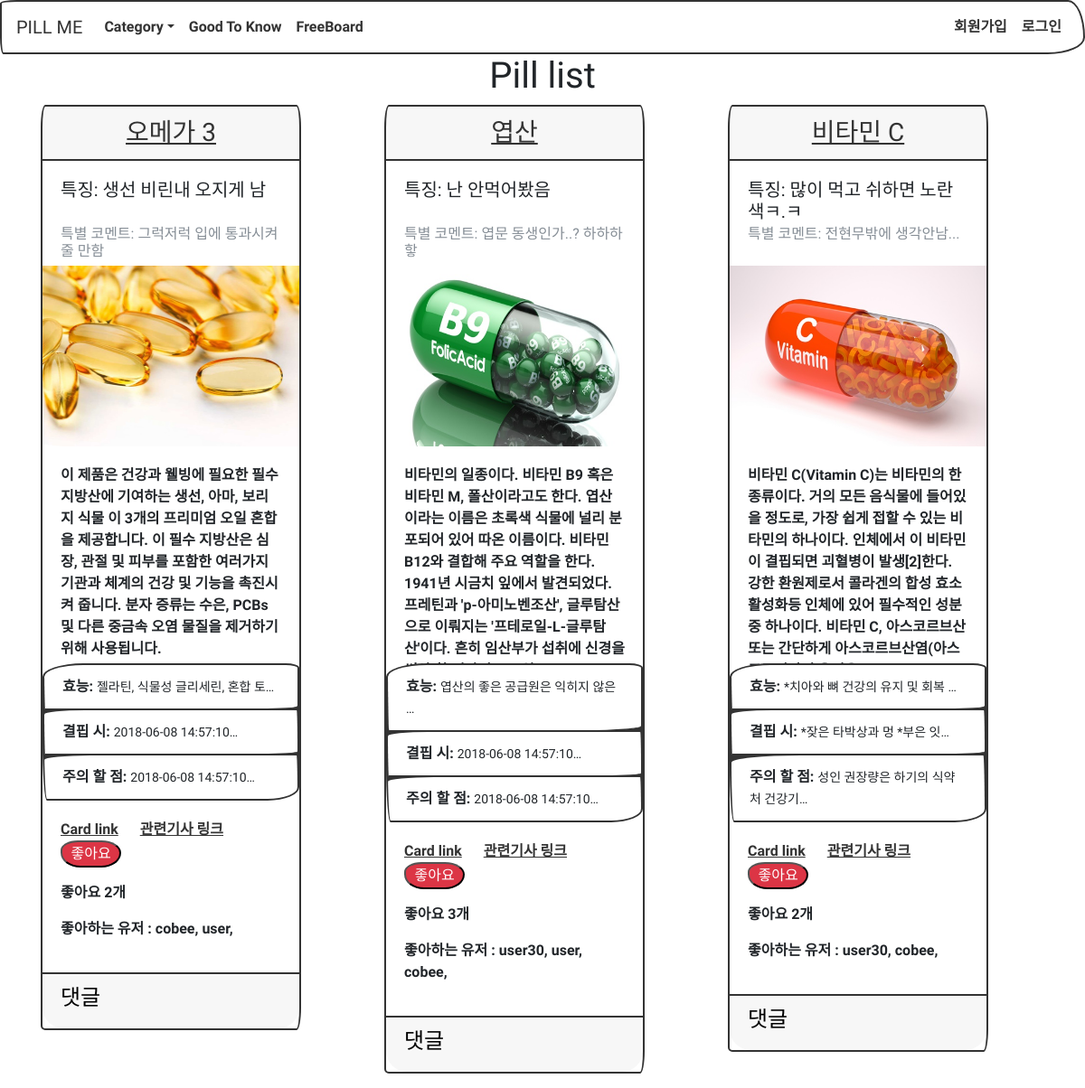
/pills/pill_list/, run on an earlier commit of the app's database.
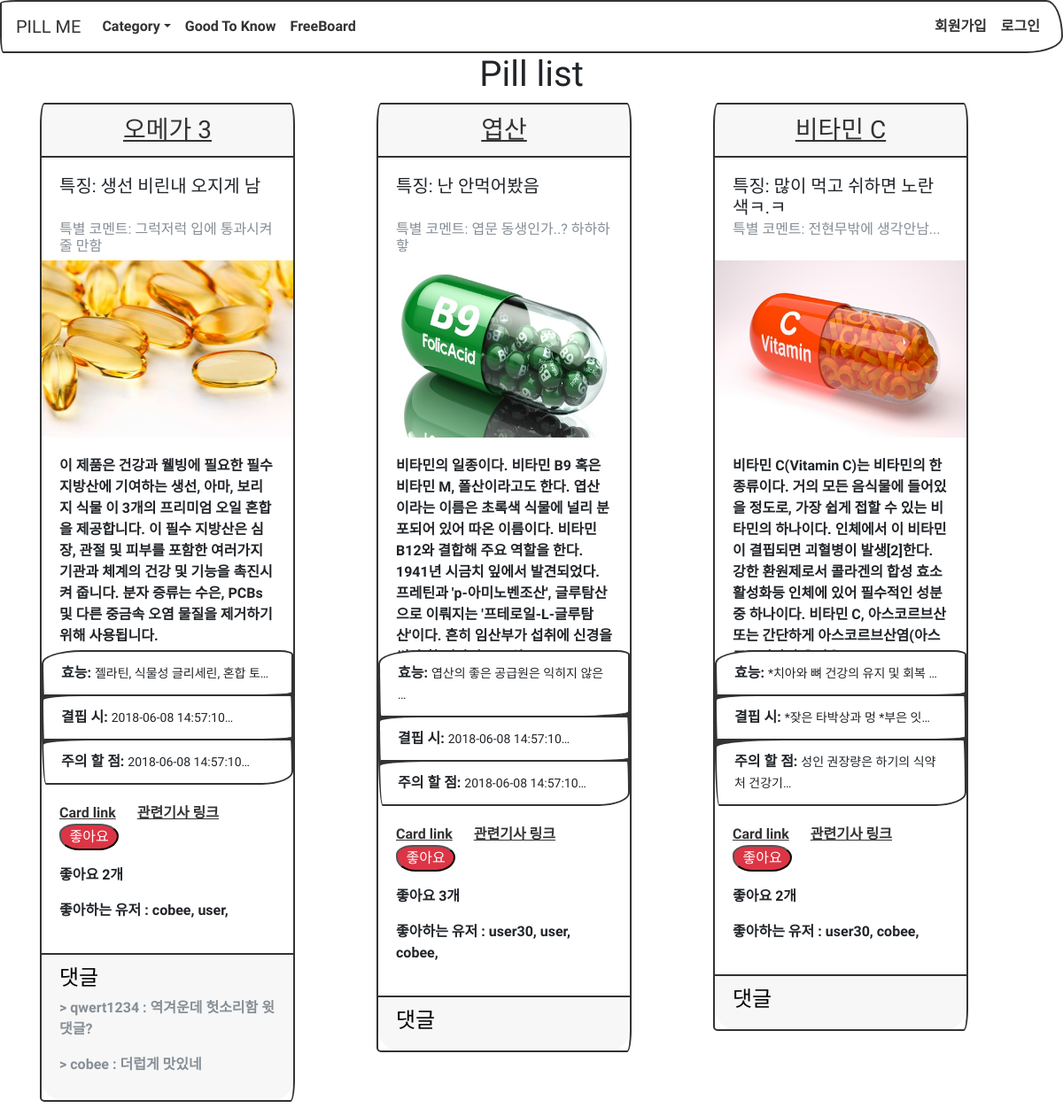
And on a later commit of the database.
### pills/models.py (models this page shows, shortened)
class Pills(models.Model):
	name			= models.CharField(max_length=20, null=False)
	feature			= models.TextField(max_length=50, null=True)
	editor_said		= models.TextField(max_length=50, null=True)
	description		= models.TextField(max_length=2000)
	where_it_from	= models.TextField(max_length=2000)
	benefit			= models.TextField(max_length=2000)
	shortage		= models.TextField(max_length=2000)
	careful			= models.TextField(max_length=2000)
	category_body	= models.ManyToManyField(Categories_Body)
	category_gender	= models.ManyToManyField(Categories_Gender)
	image			= models.ImageField(upload_to='upload_images/pills/%Y/%m/%d')
	like_user_set	= models.ManyToManyField(settings.AUTH_USER_MODEL,
												blank=True,
												related_name='like_user_set',
												through='Like')
	def get_absolute_url(self):
		return reverse('pills:pill_detail', args=[self.id])
	@property
	def like_count(self):
		return self.like_user_set.count()

class Comment(models.Model):
	pills 		= models.ForeignKey(Pills)
	author 		= models.ForeignKey(settings.AUTH_USER_MODEL)
	content 	= models.TextField(max_length=1000, null=False)
	created_at	= models.DateTimeField(auto_now_add=True)
	updated_at 	= models.DateTimeField(auto_now=True)
	class Meta:
		ordering = ['-id']	# 코멘트의 id값 순, 즉 순서대로 보여줌

### pills/views.py (the view)
class PillListView(ListView):
	model = Pills
	template_name = "pills/pill_list.html"
	form_class = CommentForm
	def get_context_data(self, **kwargs):
		context = super(PillListView, self).get_context_data(**kwargs)
		return context
	def get_queryset(self, *args, **kwargs):
		qs = Pills.objects.prefetch_related('category_body','category_gender','like_user_set').all()
		print(self.request.GET)
		query = self.request.GET.get("q", None)
		if query is not None:
			qs = qs.filter(
					Q(name__icontains=query)
				)
		return qs

### pills/templates/pills/pill_list.html (shortened to what this page needs)
{% extends "base.html" %}
{% block content %}
<h1 style="text-align: center;">Pill list</h1>
<div class='container'>
	<div class="row">
	{% for pills in object_list %}
		<div class="col-lg-4">
	  	<div class="card mb-3" style="width: 18rem;">
	  		<a href="{{ pills.get_absolute_url }}"><h3 class="card-header" style="text-align: center;">{{ pills.name }}</h3></a>
	  		<div class="card-body">
	  			<h5 class="card-title" style="height: 45px;"">특징: {{ pills.feature }}</h5>
	  			<h6 class="card-subtitle text-muted" style="height: 25px;">특별 코멘트: {{ pills.editor_said }}</h6>
	  		</div>
	  		<img style="height: 200px; width: 100%; display: block;" src="{{ pills.image.url }}" alt="Card image">
	  		<div class="card-body">
	  			<p class="card-text" style="height: 200px;">{{ pills.description|truncatechars:200 }}</p>
	  		</div>
	  		<ul class="list-group list-group-flush">
	  			<li class="list-group-item"><b>효능:</b> <small>{{ pills.benefit|truncatechars:20 }}</small></li>
	  			<li class="list-group-item"><b>결핍 시:</b> <small>{{ pills.shortage|truncatechars:20 }}</small></li>
	  			<li class="list-group-item"><b>주의 할 점:</b> <small>{{ pills.careful|truncatechars:20 }}</small></li>
	  		</ul>
	  		<div class="card-body">
	 			<a href="#" class="card-link">Card link</a>
	  			<a href="#" class="card-link">관련기사 링크</a>
	  			<p><input type="button" class="like badge-pill badge-danger" name="{{ pills.id }}" value="좋아요"></p>
			    <p id="count-{{ pills.id }}">좋아요 {{ pills.like_count }}개</p>
			    <p id="like-user-{{ pills.id }}">
			    	좋아하는 유저 :
			    	{% for like_user in pills.like_user_set.all %}
				    	{{ like_user.username }},
				    {% endfor %}
			    </p>
	  		</div>
	  		<div class="card-footer text-muted">
	  			<h4 style="color: black;">댓글</h4>
	  			{% for comment in pills.comment_set.all %}
	  				<p> > {{ comment.author }} : {{ comment.content }}
	  				</p>
	  			{% endfor %}
	  		</div>
  		</div>
  	</div>
{% endfor %}
{% endblock %}

What changed in the data, as far as the page shows it:
added Comment: author "qwert1234", content "역겨운데 헛소리함 윗댓글?", shown under Pills "오메가 3"
added Comment: author "cobee", content "더럽게 맛있네", shown under Pills "오메가 3"
